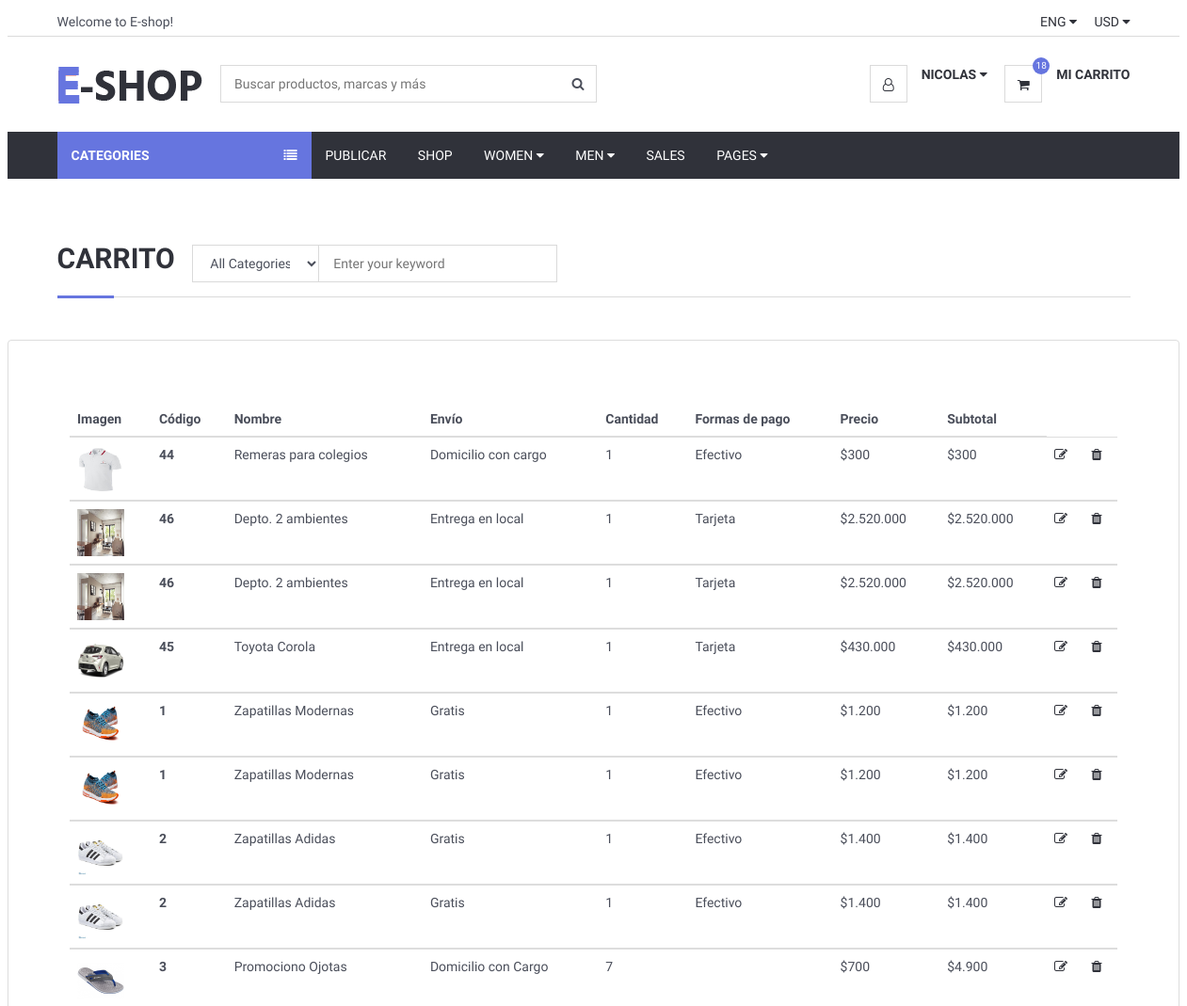
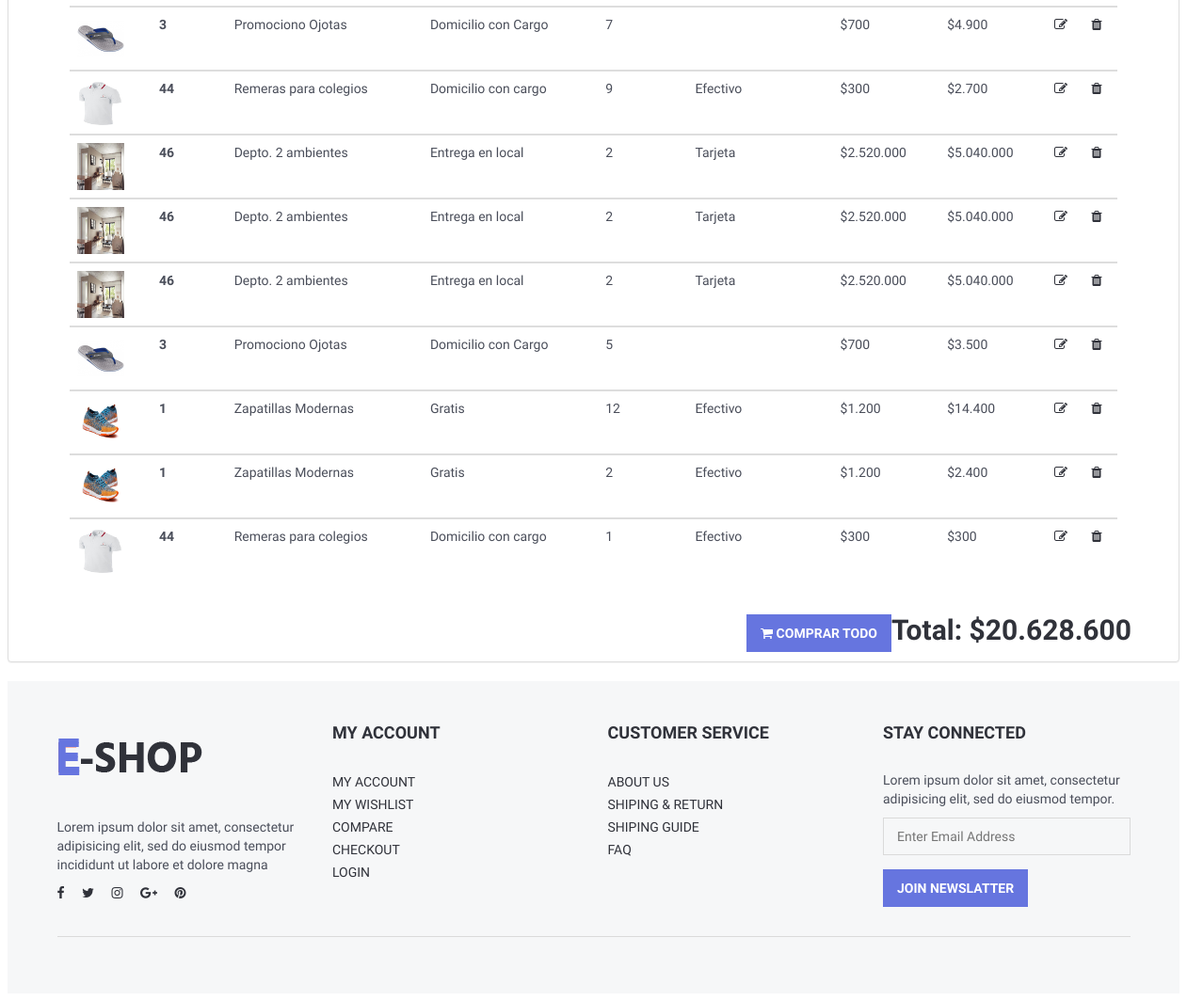
The page /Views/CarritoDetalles.php (signed in) on the database as committed earlier (2 pictures, top to bottom).
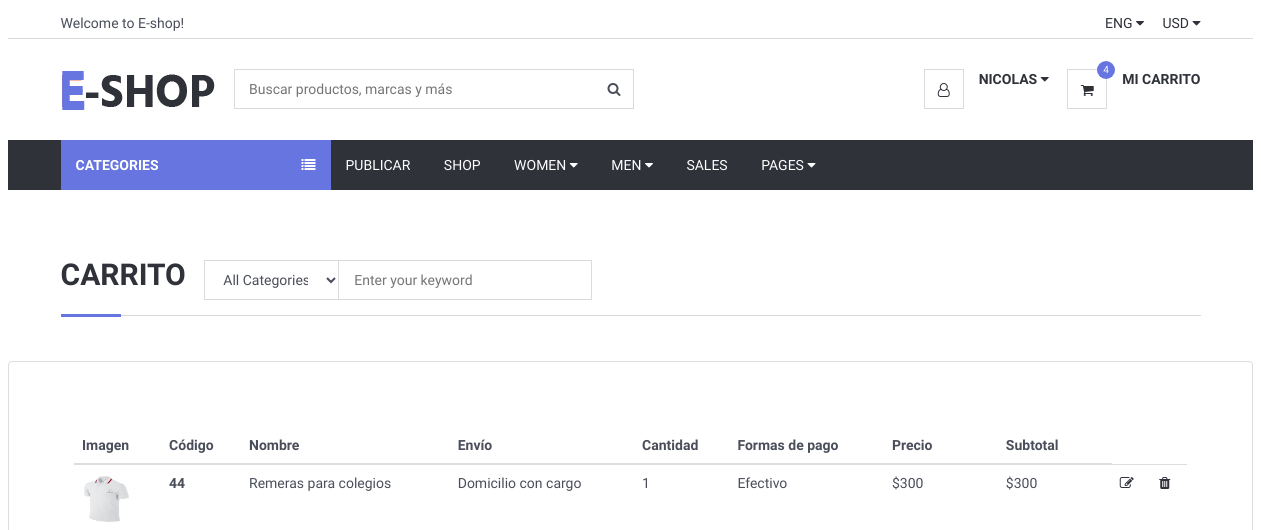
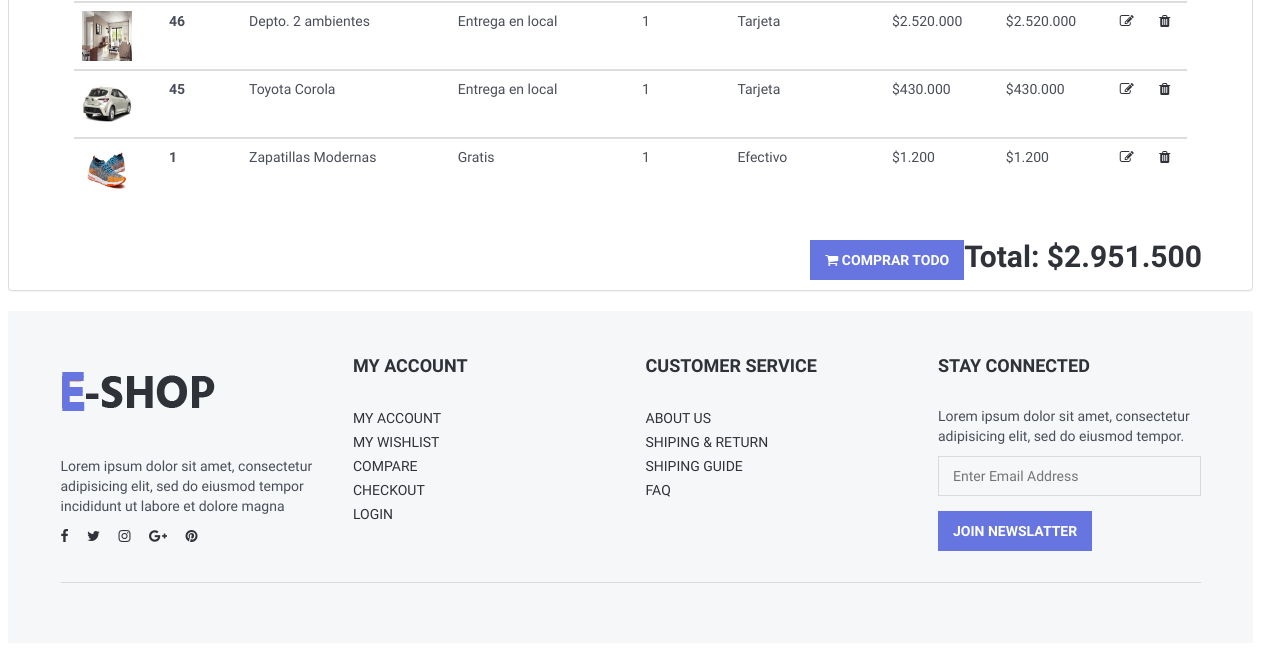
The same page on the database as committed later (2 pictures, top to bottom).
### tables this page shows
CREATE TABLE `imgprincipal` (
  `id` int(11) NOT NULL,
  `idProducto` int(11) NOT NULL,
  `nombre` varchar(100) NOT NULL
);

CREATE TABLE `productocarrito` (
  `id` int(11) NOT NULL,
  `idUsuario` int(11) NOT NULL,
  `idProducto` int(11) NOT NULL,
  `cantidad` int(11) NOT NULL
);

CREATE TABLE `producto` (
  `id` int(11) NOT NULL,
  `nombre` varchar(200) NOT NULL,
  `estado` varchar(60) NOT NULL,
  `precio` double NOT NULL,
  `formasdepago` varchar(100) NOT NULL,
  `envio` varchar(100) NOT NULL,
  `marca` varchar(70) NOT NULL,
  `stock` int(11) NOT NULL,
  `genero` varchar(60) NOT NULL,
  `categoria` varchar(110) NOT NULL,
  `palabrasClaves` varchar(110) NOT NULL,
  `descripcion` varchar(600) NOT NULL,
  `visitas` int(11) NOT NULL,
  `imgprincipal` varchar(80) NOT NULL,
  `idUsuario` int(11) NOT NULL,
  `latitud` varchar(120) NOT NULL,
  `longitud` varchar(120) NOT NULL
);

### Views/conexionBD/conexion.php (called while the page is built, shortened)
<?php
class Conexion{
	 private $msq="";
	public function __construct()
	 {
		 $archivoConfig = "config.ini";
		 $confi = parse_ini_file($archivoConfig, true);
		 $this->host = $confi["bd"]["host"];
		 $this->usuario = $confi["bd"]["usuario"];
		 $this->clave=$confi["bd"]["clave"];
		 $this->bd = $confi["bd"]["bd"];
		$this->msq = new mysqli($this->host, $this->usuario, $this->clave, $this->bd);
	 }
	 public function realizarConsulta($consulta){
 if(!$resultado = $this->msq->query($consulta) )
 {
	 echo "Ha ocurrido un error al ejecutar la consulta   ";
 }else{
	 return $resultado;
	   }
 }
}
?>

### Views/CarritoDetalles.php (the view, shortened to what this page needs)
<?php
$mostrar=0;
?>
<?php include_once("header.php");
require_once("conexionBD/conexion.php");
		$conexion = new Conexion;
	$id_Usuario = $_SESSION['id'];
	$consulta="SELECT *
				FROM producto as prod
				inner join productocarrito as car on prod.id=car.idProducto
				WHERE car.idUsuario = '".$id_Usuario."'";
	$productosComprados= $conexion->realizarConsulta($consulta);
?>
<body>
	<div class="section">
		<div class="container">
			<div class="row">
			<div class="col-md-12">
					<div class="section-title">
						<h2 class="title">Carrito &nbsp</h2>
						<div class="header-search">
                    <form>
                        <input class="input search-input" type="text" placeholder="Enter your keyword">
                        <select class="input search-categories">
                            <option value="0">All Categories</option>
                        </select>
                    </form>
                </div>
					</div>
				</div>
			</div>
		</div>
	</div>
        <div class="panel panel-default" style="padding: 50px">
            <div class="panel-body" >
                <table  class="table" >
                    <thead>
                    <tr>
                        <th scope="col">Imagen</th>
                        <th scope="col">Código</th>
                        <th scope="col">Nombre</th>
                        <th scope="col">Envío</th>
                        <th scope="col">Cantidad</th>
                        <th scope="col">Formas de pago</th>
                        <th scope="col">Precio</th>
						<th scope="col">Subtotal</th>
                    </tr>
                    </thead>
					<?php
                    while($f=mysqli_fetch_array($productosComprados)){
						$consulta2="SELECT * FROM imgprincipal WHERE idProducto= '".$f['idProducto']."'";
						$resultado2 = $conexion->realizarConsulta($consulta2);
                    ?>
					 <?php
					while($g=mysqli_fetch_array($resultado2)){
					 ?>
                    <tbody>
                    <tr>
                        <td> <div style="height:100%;width:100%;"><img style="height:50px;width:50px;"  src="imgPublicadas/<?php echo $g["nombre"];?>" alt=""> </div></td>
						 <?php
					}
					 ?>
						<th scope="row"><?php echo $f['idProducto'];?></th>
                        <td><div><?php echo $f['nombre'];?></div></td>
                        <td><?php echo $f['envio'];?></td>
						<td><?php echo $f['cantidad'];?></td>
                        <td><?php echo $f['formasdepago'];?></td>
						<td><?php echo "$".number_format($f['precio'],0,'.','.');?></td>
						<td><?php $subtotal= $f['precio']*$f['cantidad'];echo "$".number_format($subtotal,0,'.','.');?></td>
						<td><a href="EditarCarrito.php?cod=<?php echo $f['id'];?>
						&cant=<?php echo $f['cantidad'];?>&prod=<?php echo $f['idProducto'];?>">
							<i class="fa fa-edit"></i></a></td>
						<td><a href="eliminarProductoCarrito.php?cod=<?php echo $f['id'];?>">
							<i class="fa fa-trash"></i>
							</a></td>
					 </tr>
	<?php
$mostrar = $mostrar+$subtotal;
 }
?>
                   		 </tbody>
                </table>
            </div>
			<div>
<h2 class="title" style="float:right;"><?php echo "Total: $".number_format($mostrar,0,'.','.');?></h2>
		</div>
		<form method="post" action="Pagar.php" >
<button type="submit" name="ComprarTodo" class="primary-btn add-to-cart" style="float:right;"><i class="fa fa-shopping-cart"></i> Comprar todo</button>
</form>
		</div>
</body>
<?php include_once("footer.php"); ?>

Rows that differ between the two databases and show on the page:
removed productocarrito: idProducto "46", idProducto.nombre "Depto. 2 ambientes", idProducto.envio "Entrega en local", cantidad "1", idProducto.formasdepago "Tarjeta", idProducto.precio "2.520.000", subtotal "2.520.000", imgprincipal (nombre (picture))
removed productocarrito: idProducto "1", idProducto.nombre "Zapatillas Modernas", idProducto.envio "Gratis", cantidad "1", idProducto.formasdepago "Efectivo", idProducto.precio "1.200", subtotal "1.200", imgprincipal (nombre (picture))
removed productocarrito: idProducto "2", idProducto.nombre "Zapatillas Adidas", idProducto.envio "Gratis", cantidad "1", idProducto.formasdepago "Efectivo", idProducto.precio "1.400", subtotal "1.400"
no longer on this page (row unchanged): imgprincipal: nombre (picture)
removed productocarrito: idProducto "2", idProducto.nombre "Zapatillas Adidas", idProducto.envio "Gratis", cantidad "1", idProducto.formasdepago "Efectivo", idProducto.precio "1.400", subtotal "1.400"
removed productocarrito: idProducto "3", idProducto.nombre "Promociono Ojotas", idProducto.envio "Domicilio con Cargo", cantidad "7", idProducto.precio "700", subtotal "4.900"
no longer on this page (row unchanged): imgprincipal: shows a picture
removed productocarrito: idProducto "3", idProducto.nombre "Promociono Ojotas", idProducto.envio "Domicilio con Cargo", cantidad "7", idProducto.precio "700", subtotal "4.900"
removed productocarrito: idProducto "44", idProducto.nombre "Remeras para colegios", idProducto.envio "Domicilio con cargo", cantidad "9", idProducto.formasdepago "Efectivo", idProducto.precio "300", subtotal "2.700", imgprincipal (nombre (picture))
removed productocarrito: idProducto "46", idProducto.nombre "Depto. 2 ambientes", idProducto.envio "Entrega en local", cantidad "2", idProducto.formasdepago "Tarjeta", idProducto.precio "2.520.000", subtotal "5.040.000", imgprincipal (nombre (picture))
removed productocarrito: idProducto "46", idProducto.nombre "Depto. 2 ambientes", idProducto.envio "Entrega en local", cantidad "2", idProducto.formasdepago "Tarjeta", idProducto.precio "2.520.000", subtotal "5.040.000", imgprincipal (nombre (picture))
removed productocarrito: idProducto "46", idProducto.nombre "Depto. 2 ambientes", idProducto.envio "Entrega en local", cantidad "2", idProducto.formasdepago "Tarjeta", idProducto.precio "2.520.000", subtotal "5.040.000", imgprincipal (nombre (picture))
removed productocarrito: idProducto "3", idProducto.nombre "Promociono Ojotas", idProducto.envio "Domicilio con Cargo", cantidad "5", idProducto.precio "700", subtotal "3.500"
removed productocarrito: idProducto "1", idProducto.nombre "Zapatillas Modernas", idProducto.envio "Gratis", cantidad "12", idProducto.formasdepago "Efectivo", idProducto.precio "1.200", subtotal "14.400", imgprincipal (nombre (picture))
removed productocarrito: idProducto "1", idProducto.nombre "Zapatillas Modernas", idProducto.envio "Gratis", cantidad "2", idProducto.formasdepago "Efectivo", idProducto.precio "1.200", subtotal "2.400", imgprincipal (nombre (picture))
removed productocarrito: idProducto "44", idProducto.nombre "Remeras para colegios", idProducto.envio "Domicilio con cargo", cantidad "1", idProducto.formasdepago "Efectivo", idProducto.precio "300", imgprincipal (nombre (picture))
Other text that changed with them:
$count[0]: "18" → "4"
$mostrar: "20.628.600" → "2.951.500"
